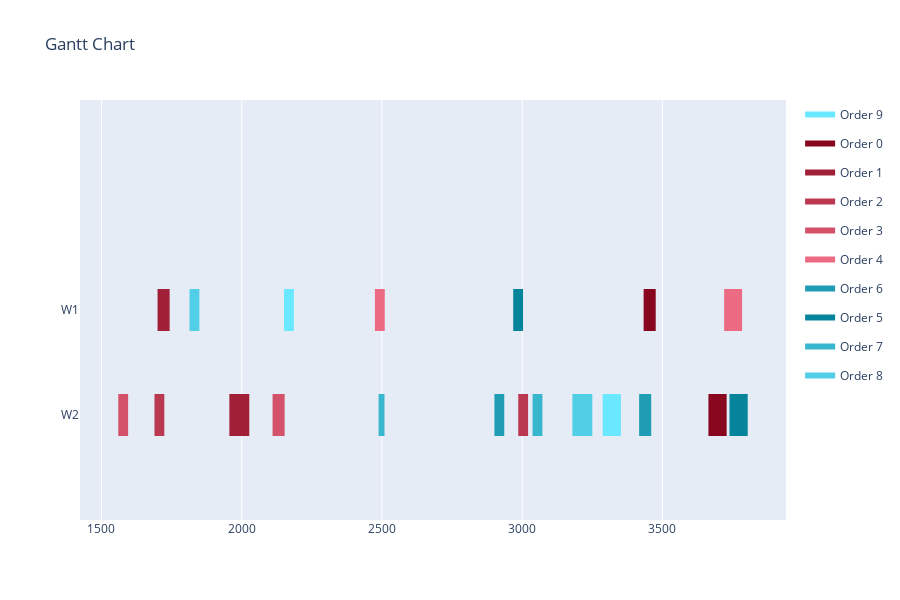

Notebook code for this chart:
### Code cell
data = []
for i in range(len(solution)):
    data.append([assignments[i], operations[i], solution[i], duration_lookup_table[operations[i]][assignments[i]]])
visualize(data)

### Figure 1 — Plotly figure (JSON) as saved in the notebook; plotly's stock layout.template omitted (floating-point values rounded to 4 significant figures)
{"data": [{"fill": "toself", "fillcolor": "rgb(105, 232, 255)", "hoverinfo": "name", "legendgroup": "rgb(105, 232, 255)", "mode": "none", "name": "Order 9", "type": "scatter", "x": [2151, 2186, 2186, 2151, 2151, 3287, 3352, 3352, 3287], "y": [0.8, 0.8, 1.2, 1.2, null, -0.2, -0.2, 0.2, 0.2]}, {"fill": "toself", "fillcolor": "rgb(136, 7, 30)", "hoverinfo": "name", "legendgroup": "rgb(136, 7, 30)", "mode": "none", "name": "Order 0", "type": "scatter", "x": [3433, 3476, 3476, 3433, 3433, 3664, 3729, 3729, 3664], "y": [0.8, 0.8, 1.2, 1.2, null, -0.2, -0.2, 0.2, 0.2]}, {"fill": "toself", "fillcolor": "rgb(161, 32, 55)", "hoverinfo": "name", "legendgroup": "rgb(161, 32, 55)", "mode": "none", "name": "Order 1", "type": "scatter", "x": [1700, 1743, 1743, 1700, 1700, 1956, 2027, 2027, 1956], "y": [0.8, 0.8, 1.2, 1.2, null, -0.2, -0.2, 0.2, 0.2]}, {"fill": "toself", "fillcolor": "rgb(186, 57, 80)", "hoverinfo": "name", "legendgroup": "rgb(186, 57, 80)", "mode": "none", "name": "Order 2", "type": "scatter", "x": [1689, 1724, 1724, 1689, 1689, 2986, 3021, 3021, 2986], "y": [-0.2, -0.2, 0.2, 0.2, null, -0.2, -0.2, 0.2, 0.2]}, {"fill": "toself", "fillcolor": "rgb(211, 82, 105)", "hoverinfo": "name", "legendgroup": "rgb(211, 82, 105)", "mode": "none", "name": "Order 3", "type": "scatter", "x": [1560, 1595, 1595, 1560, 1560, 2110, 2153, 2153, 2110], "y": [-0.2, -0.2, 0.2, 0.2, null, -0.2, -0.2, 0.2, 0.2]}, {"fill": "toself", "fillcolor": "rgb(236, 107, 130)", "hoverinfo": "name", "legendgroup": "rgb(236, 107, 130)", "mode": "none", "name": "Order 4", "type": "scatter", "x": [2475, 2510, 2510, 2475, 2475, 3720, 3784, 3784, 3720], "y": [0.8, 0.8, 1.2, 1.2, null, 0.8, 0.8, 1.2, 1.2]}, {"fill": "toself", "fillcolor": "rgb(30, 157, 180)", "hoverinfo": "name", "legendgroup": "rgb(30, 157, 180)", "mode": "none", "name": "Order 6", "type": "scatter", "x": [2901, 2936, 2936, 2901, 2901, 3417, 3460, 3460, 3417], "y": [-0.2, -0.2, 0.2, 0.2, null, -0.2, -0.2, 0.2, 0.2]}, {"fill": "toself", "fillcolor": "rgb(5, 132, 155)", "hoverinfo": "name", "legendgroup": "rgb(5, 132, 155)", "mode": "none", "name": "Order 5", "type": "scatter", "x": [2968, 3003, 3003, 2968, 2968, 3739, 3804, 3804, 3739], "y": [0.8, 0.8, 1.2, 1.2, null, -0.2, -0.2, 0.2, 0.2]}, {"fill": "toself", "fillcolor": "rgb(55, 182, 205)", "hoverinfo": "name", "legendgroup": "rgb(55, 182, 205)", "mode": "none", "name": "Order 7", "type": "scatter", "x": [2488, 2509, 2509, 2488, 2488, 3037, 3072, 3072, 3037], "y": [-0.2, -0.2, 0.2, 0.2, null, -0.2, -0.2, 0.2, 0.2]}, {"fill": "toself", "fillcolor": "rgb(80, 207, 230)", "hoverinfo": "name", "legendgroup": "rgb(80, 207, 230)", "mode": "none", "name": "Order 8", "type": "scatter", "x": [1814, 1849, 1849, 1814, 1814, 3179, 3250, 3250, 3179], "y": [0.8, 0.8, 1.2, 1.2, null, -0.2, -0.2, 0.2, 0.2]}, {"legendgroup": "rgb(105, 232, 255)", "marker": {"color": "rgb(105, 232, 255)", "opacity": 0, "size": 1}, "mode": "markers", "name": "", "showlegend": false, "text": [null, null, null, null], "type": "scatter", "x": [2151, 2186, 3287, 3352], "y": [1, 1, 0, 0]}, {"legendgroup": "rgb(136, 7, 30)", "marker": {"color": "rgb(136, 7, 30)", "opacity": 0, "size": 1}, "mode": "markers", "name": "", "showlegend": false, "text": [null, null, null, null], "type": "scatter", "x": [3433, 3476, 3664, 3729], "y": [1, 1, 0, 0]}, {"legendgroup": "rgb(161, 32, 55)", "marker": {"color": "rgb(161, 32, 55)", "opacity": 0, "size": 1}, "mode": "markers", "name": "", "showlegend": false, "text": [null, null, null, null], "type": "scatter", "x": [1700, 1743, 1956, 2027], "y": [1, 1, 0, 0]}, {"legendgroup": "rgb(186, 57, 80)", "marker": {"color": "rgb(186, 57, 80)", "opacity": 0, "size": 1}, "mode": "markers", "name": "", "showlegend": false, "text": [null, null, null, null], "type": "scatter", "x": [1689, 1724, 2986, 3021], "y": [0, 0, 0, 0]}, {"legendgroup": "rgb(211, 82, 105)", "marker": {"color": "rgb(211, 82, 105)", "opacity": 0, "size": 1}, "mode": "markers", "name": "", "showlegend": false, "text": [null, null, null, null], "type": "scatter", "x": [1560, 1595, 2110, 2153], "y": [0, 0, 0, 0]}, {"legendgroup": "rgb(236, 107, 130)", "marker": {"color": "rgb(236, 107, 130)", "opacity": 0, "size": 1}, "mode": "markers", "name": "", "showlegend": false, "text": [null, null, null, null], "type": "scatter", "x": [2475, 2510, 3720, 3784], "y": [1, 1, 1, 1]}, {"legendgroup": "rgb(30, 157, 180)", "marker": {"color": "rgb(30, 157, 180)", "opacity": 0, "size": 1}, "mode": "markers", "name": "", "showlegend": false, "text": [null, null, null, null], "type": "scatter", "x": [2901, 2936, 3417, 3460], "y": [0, 0, 0, 0]}, {"legendgroup": "rgb(5, 132, 155)", "marker": {"color": "rgb(5, 132, 155)", "opacity": 0, "size": 1}, "mode": "markers", "name": "", "showlegend": false, "text": [null, null, null, null], "type": "scatter", "x": [2968, 3003, 3739, 3804], "y": [1, 1, 0, 0]}, {"legendgroup": "rgb(55, 182, 205)", "marker": {"color": "rgb(55, 182, 205)", "opacity": 0, "size": 1}, "mode": "markers", "name": "", "showlegend": false, "text": [null, null, null, null], "type": "scatter", "x": [2488, 2509, 3037, 3072], "y": [0, 0, 0, 0]}, {"legendgroup": "rgb(80, 207, 230)", "marker": {"color": "rgb(80, 207, 230)", "opacity": 0, "size": 1}, "mode": "markers", "name": "", "showlegend": false, "text": [null, null, null, null], "type": "scatter", "x": [1814, 1849, 3179, 3250], "y": [1, 1, 0, 0]}], "layout": {"height": 600, "hovermode": "closest", "showlegend": true, "title": {"text": "Gantt Chart"}, "xaxis": {"rangeselector": {"buttons": [{"count": 7, "label": "1w", "step": "day", "stepmode": "backward"}, {"count": 1, "label": "1m", "step": "month", "stepmode": "backward"}, {"count": 6, "label": "6m", "step": "month", "stepmode": "backward"}, {"count": 1, "label": "YTD", "step": "year", "stepmode": "todate"}, {"count": 1, "label": "1y", "step": "year", "stepmode": "backward"}, {"step": "all"}]}, "showgrid": true, "type": "linear", "zeroline": false}, "yaxis": {"autorange": false, "range": [-1, 3], "showgrid": false, "ticktext": ["W2", "W1"], "tickvals": [0, 1], "zeroline": false}}}
